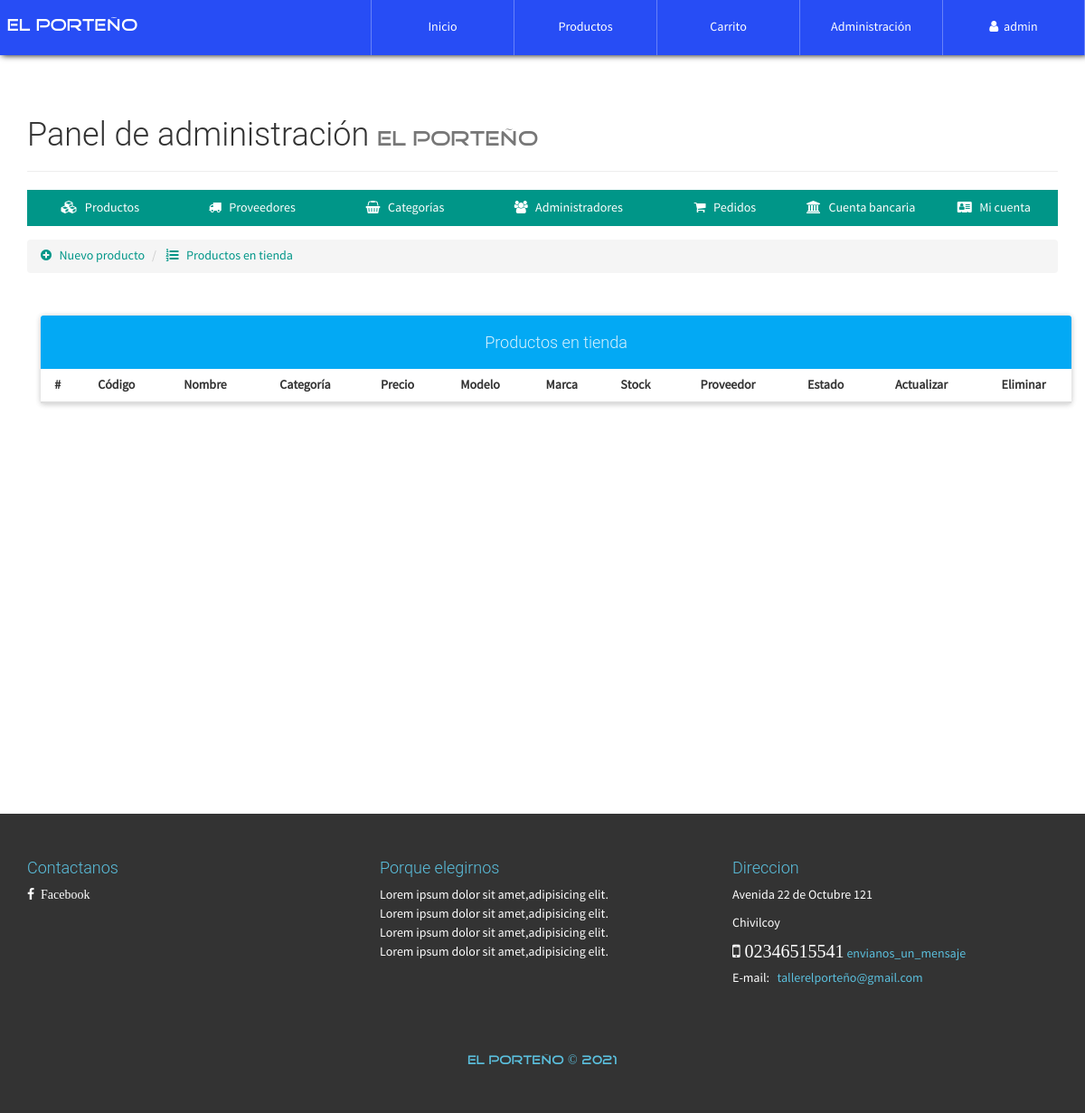
The app's page /configAdmin.php?view=productlist (signed in), older data.
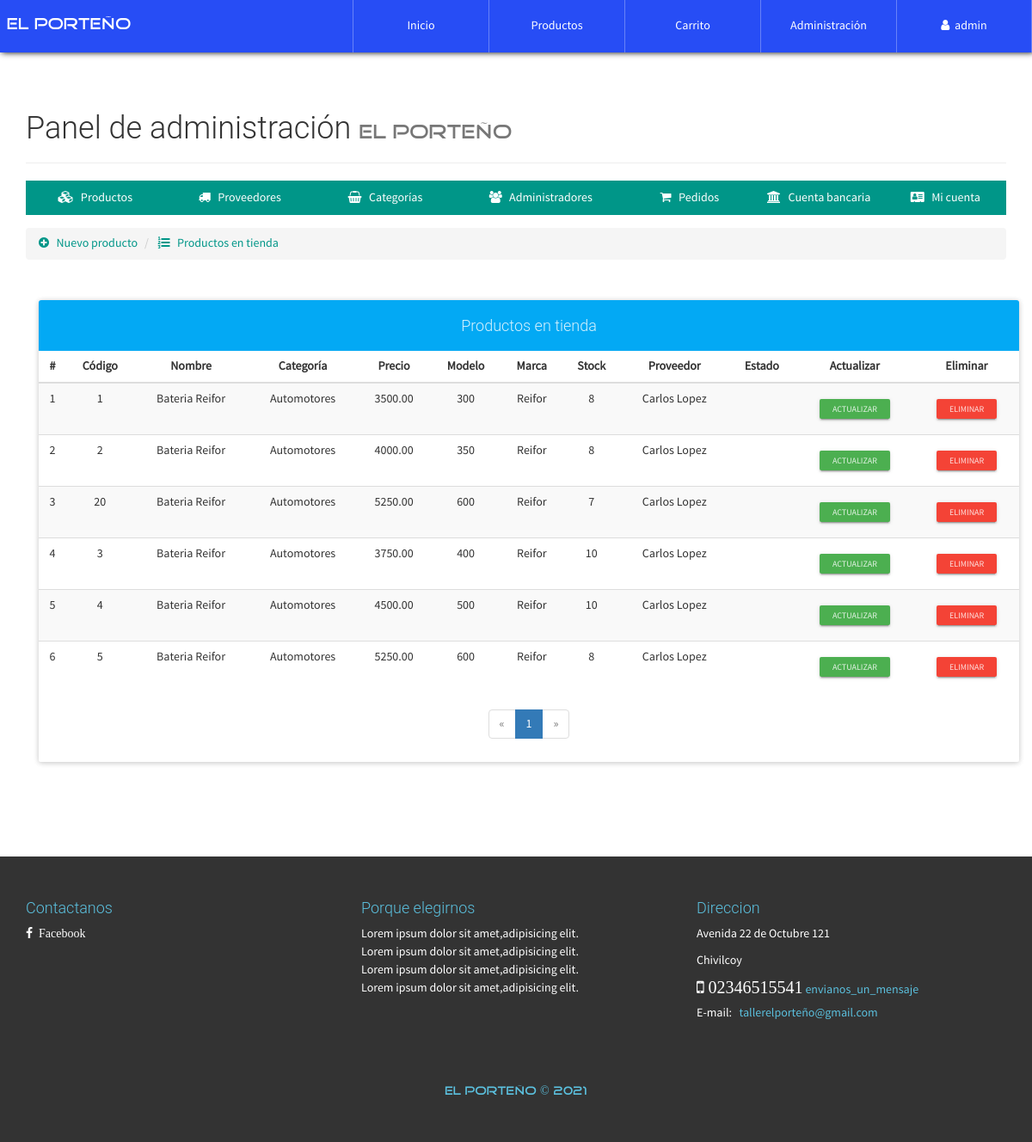
The same page, newer data.
### tables this page shows
CREATE TABLE `producto` (
  `CodigoProd` varchar(30) NOT NULL,
  `NombreProd` varchar(30) NOT NULL,
  `CodigoCat` varchar(30) NOT NULL,
  `Precio` decimal(30,2) NOT NULL,
  `Modelo` varchar(30) NOT NULL,
  `Marca` varchar(30) NOT NULL,
  `Stock` int(20) NOT NULL,
  `NITProveedor` varchar(30) NOT NULL,
  `Imagen` varchar(150) NOT NULL,
  `Nombre` varchar(30) NOT NULL
);

CREATE TABLE `categoria` (
  `CodigoCat` varchar(30) NOT NULL,
  `Nombre` varchar(30) NOT NULL,
  `Descripcion` text NOT NULL
);

CREATE TABLE `proveedor` (
  `NITProveedor` varchar(30) NOT NULL,
  `NombreProveedor` varchar(30) NOT NULL,
  `Direccion` varchar(200) NOT NULL,
  `Telefono` int(20) NOT NULL,
  `PaginaWeb` varchar(30) NOT NULL
);

### library/consulSQL.php (called while the page is built, shortened)
<?php
class ejecutarSQL {
    public static function conectar(){
        if(!$con=  mysqli_connect(SERVER,USER,PASS,BD)){
            echo "Error en el servidor, verifique sus datos";
        }
        mysqli_set_charset($con, "utf8");
        return $con;
    }
    public static function consultar($query) {
        if (!$consul = mysqli_query(ejecutarSQL::conectar(), $query)) {
            echo 'Error en la consulta SQL ejecutada';
        }
        return $consul;
    }
}

### admin/productlist-view.php (the view, shortened to what the changed rows need)
<div class="container">
	<div class="row">
		<div class="col-xs-12">
            <br><br>
            <div class="panel panel-info">
                <div class="table-responsive">
                  <table class="table table-striped table-hover">
                      <thead class="">
                          <tr>
                          	  <th class="text-center">#</th>
                              <th class="text-center">Código</th>
                              <th class="text-center">Nombre</th>
                              <th class="text-center">Categoría</th>
                              <th class="text-center">Precio</th>
                              <th class="text-center">Modelo</th>
                              <th class="text-center">Marca</th>
                              <th class="text-center">Stock</th>
                              <th class="text-center">Proveedor</th>
                              <th class="text-center">Estado</th>
                              <th class="text-center">Actualizar</th>
                              <th class="text-center">Eliminar</th>
                          </tr>
                      </thead>
                      <tbody>
                        <?php
                        	$mysqli = mysqli_connect(SERVER, USER, PASS, BD);
							mysqli_set_charset($mysqli, "utf8");
							$pagina = isset($_GET['pag']) ? (int)$_GET['pag'] : 1;
							$regpagina = 30;
							$inicio = ($pagina > 1) ? (($pagina * $regpagina) - $regpagina) : 0;
							$productos=mysqli_query($mysqli,"SELECT SQL_CALC_FOUND_ROWS * FROM producto LIMIT $inicio, $regpagina");
							$totalregistros = mysqli_query($mysqli,"SELECT FOUND_ROWS()");
							$totalregistros = mysqli_fetch_array($totalregistros, MYSQLI_ASSOC);
							$numeropaginas = ceil($totalregistros["FOUND_ROWS()"]/$regpagina);
							$cr=$inicio+1;
                            while($prod=mysqli_fetch_array($productos, MYSQLI_ASSOC)){
                        ?>
                        <tr>
                        	<td class="text-center"><?php echo $cr; ?></td>
                        	<td class="text-center"><?php echo $prod['CodigoProd']; ?></td>
                        	<td class="text-center"><?php echo $prod['NombreProd']; ?></td>
                        	<td class="text-center">
                        		<?php
                        			$categ=ejecutarSQL::consultar("SELECT Nombre FROM categoria WHERE CodigoCat='".$prod['CodigoCat']."'");
                        			$datc=mysqli_fetch_array($categ, MYSQLI_ASSOC);
                        			echo $datc['Nombre'];
                        		?>
                        	</td>
                        	<td class="text-center"><?php echo $prod['Precio']; ?></td>
                        	<td class="text-center"><?php echo $prod['Modelo']; ?></td>
                        	<td class="text-center"><?php echo $prod['Marca']; ?></td>
                        	<td class="text-center"><?php echo $prod['Stock']; ?></td>
                        	<td class="text-center">
                        		<?php
                        			$prov=ejecutarSQL::consultar("SELECT NombreProveedor FROM proveedor WHERE NITProveedor='".$prod['NITProveedor']."'");
                        			$datp=mysqli_fetch_array($prov, MYSQLI_ASSOC);
                        			echo $datp['NombreProveedor'];
                        		?>
                        	</td>
                        	<td class="text-center">
                        	</td>
                        	<td class="text-center">
                        		<a href="configAdmin.php?view=productinfo&code=<?php echo $prod['CodigoProd']; ?>" class="btn btn-raised btn-xs btn-success">Actualizar</a>
                        	</td>
                        	<td class="text-center">
                        		<form action="process/delprod.php" method="POST" class="FormCatElec" data-form="delete">
                        			<button type="submit" class="btn btn-raised btn-xs btn-danger">Eliminar</button>
                        		</form>
                        	</td>
                        </tr>
                        <?php
                        	$cr++;
                        	}
                        ?>
                      </tbody>
                  </table>
                </div>
                <?php if($numeropaginas>=1): ?>
              	<div class="text-center">
                  <ul class="pagination">
                    <?php if($pagina == 1): ?>
                        <li class="disabled">
                            <a>
                                <span aria-hidden="true">&laquo;</span>
                            </a>
                        </li>
                    <?php endif; ?>
                    <?php
                        for($i=1; $i <= $numeropaginas; $i++ ){
                            if($pagina == $i){
                                echo '<li class="active"><a href="configAdmin.php?view=productlist&pag='.$i.'">'.$i.'</a></li>';
                            }else{
                                echo '<li><a href="configAdmin.php?view=productlist&pag='.$i.'">'.$i.'</a></li>';
                            }
                        }
                    ?>
                    <?php if($pagina == $numeropaginas): ?>
                        <li class="disabled">
                            <a>
                                <span aria-hidden="true">&raquo;</span>
                            </a>
                        </li>
                    <?php endif; ?>
                  </ul>
                </div>
                <?php endif; ?>
            </div>
        </div>
	</div>
</div>

Row changes from the older to the newer data that the page shows:
added producto: CodigoProd "1", NombreProd "Bateria Reifor", CodigoCat.Nombre "Automotores", Precio "3500.00", Modelo "300", Marca "Reifor", Stock "8", NITProveedor.NombreProveedor "Carlos Lopez"
added producto: CodigoProd "2", NombreProd "Bateria Reifor", CodigoCat.Nombre "Automotores", Precio "4000.00", Modelo "350", Marca "Reifor", Stock "8", NITProveedor.NombreProveedor "Carlos Lopez"
added producto: CodigoProd "20", NombreProd "Bateria Reifor", CodigoCat.Nombre "Automotores", Precio "5250.00", Modelo "600", Marca "Reifor", Stock "7", NITProveedor.NombreProveedor "Carlos Lopez"
added producto: CodigoProd "3", NombreProd "Bateria Reifor", CodigoCat.Nombre "Automotores", Precio "3750.00", Modelo "400", Marca "Reifor", Stock "10", NITProveedor.NombreProveedor "Carlos Lopez"
added producto: CodigoProd "4", NombreProd "Bateria Reifor", CodigoCat.Nombre "Automotores", Precio "4500.00", Modelo "500", Marca "Reifor", Stock "10", NITProveedor.NombreProveedor "Carlos Lopez"
added producto: CodigoProd "5", NombreProd "Bateria Reifor", CodigoCat.Nombre "Automotores", Precio "5250.00", Modelo "600", Marca "Reifor", Stock "8", NITProveedor.NombreProveedor "Carlos Lopez"
Text that changed along with them:
new list line: "1"
